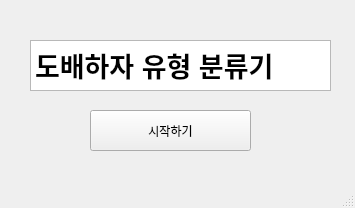
<?xml version="1.0" encoding="UTF-8"?>
<ui version="4.0">
 <class>MainWindow</class>
 <widget class="QMainWindow" name="MainWindow">
  <property name="geometry">
   <rect>
    <x>0</x>
    <y>0</y>
    <width>355</width>
    <height>208</height>
   </rect>
  </property>
  <property name="windowTitle">
   <string>MainWindow</string>
  </property>
  <widget class="QWidget" name="centralwidget">
   <widget class="QPushButton" name="pushButton">
    <property name="geometry">
     <rect>
      <x>90</x>
      <y>110</y>
      <width>161</width>
      <height>41</height>
     </rect>
    </property>
    <property name="text">
     <string>시작하기</string>
    </property>
   </widget>
   <widget class="QPlainTextEdit" name="plainTextEdit">
    <property name="geometry">
     <rect>
      <x>30</x>
      <y>40</y>
      <width>301</width>
      <height>51</height>
     </rect>
    </property>
    <property name="font">
     <font>
      <pointsize>20</pointsize>
      <bold>true</bold>
     </font>
    </property>
    <property name="plainText">
     <string>도배하자 유형 분류기</string>
    </property>
   </widget>
  </widget>
  <widget class="QMenuBar" name="menubar">
   <property name="geometry">
    <rect>
     <x>0</x>
     <y>0</y>
     <width>355</width>
     <height>22</height>
    </rect>
   </property>
  </widget>
  <widget class="QStatusBar" name="statusbar"/>
 </widget>
 <resources/>
 <connections/>
</ui>
